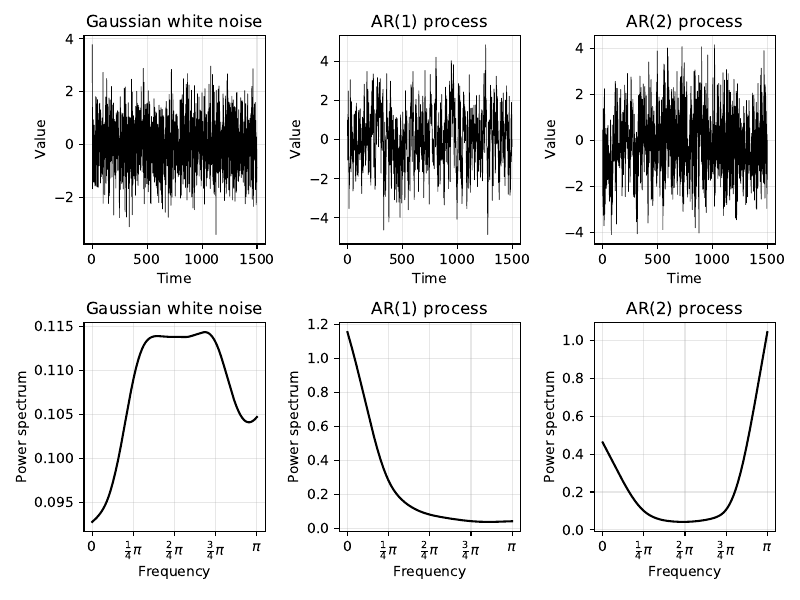

Recreate this plot in Python.
import numpy as np
from numpy.random import normal as randn
import tspy as ts
import matplotlib.pyplot as plt
plt.rc('text', usetex=False)


def main():
    T = 1500

    e = np.zeros((T,))
    for t in range(T):
        e[t] = randn()

    def gen_ar(t, coeffs):
        try:
            c = np.flip(coeffs, axis=0)  # def'ed in Numpy >= 1.12
        except AttributeError:  # raised if Numpy is prior to 1.12
            c = np.flipud(coeffs)
        p = c.shape[0]
        x = np.zeros((t+p))
        for i in range(p, t):
            x[i] = np.dot(x[i-p:i], c) + randn()
        return x[p:]

    x = gen_ar(T, [0.7])
    y = gen_ar(T, [-0.1, 0.7])

    w, method = 271, 'blackman'
    freq = np.fft.rfftfreq(1024, d=1/(2*np.pi))

    se = ts.spectrum(e, smooth=True, smooth_window=w, smooth_method=method)
    sx = ts.spectrum(x, smooth=True, smooth_window=w, smooth_method=method)
    sy = ts.spectrum(y, smooth=True, smooth_window=w, smooth_method=method)

    ticks = [0, np.pi/4, np.pi/2, 3 * np.pi/4, np.pi]
    tick_labels = ['0', r'$\frac{1}{4} \pi$', r'$\frac{2}{4} \pi$',
                   r'$\frac{3}{4} \pi$', r'$\pi$']

    fig, ax = plt.subplots(nrows=2, ncols=3)
    fig.set_size_inches(8, 6)

    ax[0, 0].plot(e, color='black', linewidth=0.5)
    ax[0, 0].grid(alpha=0.3)
    ax[0, 0].set_xlabel('Time')
    ax[0, 0].set_ylabel('Value')
    ax[0, 0].set_title('Gaussian white noise')
    ax[0, 1].plot(x, color='black', linewidth=0.5)
    ax[0, 1].grid(alpha=0.3)
    ax[0, 1].set_xlabel('Time')
    ax[0, 1].set_ylabel('Value')
    ax[0, 1].set_title('AR(1) process')
    ax[0, 2].plot(y, color='black', linewidth=0.5)
    ax[0, 2].grid(alpha=0.3)
    ax[0, 2].set_xlabel('Time')
    ax[0, 2].set_ylabel('Value')
    ax[0, 2].set_title('AR(2) process')

    ax[1, 0].plot(freq, se, color='black', linewidth=1.5)
    ax[1, 0].grid(alpha=0.3)
    ax[1, 0].xaxis.set_ticks(ticks)
    ax[1, 0].xaxis.set_ticklabels(tick_labels)
    ax[1, 0].set_xlabel('Frequency')
    ax[1, 0].set_ylabel('Power spectrum')
    ax[1, 0].set_title('Gaussian white noise')
    ax[1, 1].plot(freq, sx, color='black', linewidth=1.5)
    ax[1, 1].grid(alpha=0.3)
    ax[1, 1].xaxis.set_ticks(ticks)
    ax[1, 1].xaxis.set_ticklabels(tick_labels)
    ax[1, 1].set_xlabel('Frequency')
    ax[1, 1].set_ylabel('Power spectrum')
    ax[1, 1].set_title('AR(1) process')
    ax[1, 2].plot(freq, sy, color='black', linewidth=1.5)
    ax[1, 2].grid(alpha=0.3)
    ax[1, 2].xaxis.set_ticks(ticks)
    ax[1, 2].xaxis.set_ticklabels(tick_labels)
    ax[1, 2].set_xlabel('Frequency')
    ax[1, 2].set_ylabel('Power spectrum')
    ax[1, 2].set_title('AR(2) process')

    plt.tight_layout()
    fig.savefig('t_spectrum.pdf')


if __name__ == '__main__':
    main()
